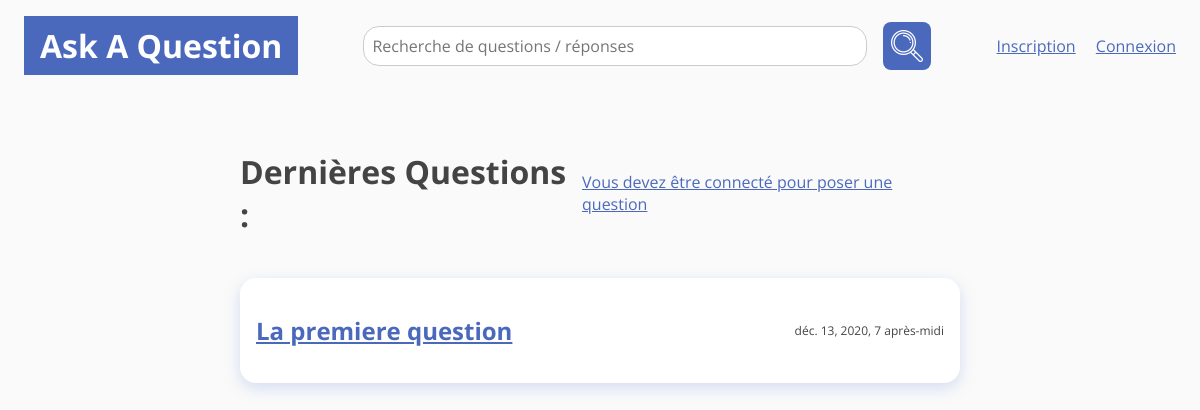
The page / on the database its author committed.
### aaq/models.py (models this page shows, shortened)
class Question(models.Model):
    user = models.ForeignKey(User, on_delete=models.CASCADE)
    title = models.CharField(max_length=100, null=False, blank=False)
    content = models.TextField(null=False, blank=False)
    tags = models.CharField(max_length=100, null=True)
    created_at = models.DateTimeField(default=timezone.now)

### aaq/views.py (the view)
# urls.py: path('', IndexView.as_view())
class IndexView(ListView):
    model = Question
    template_name = 'aaq/index.html'

### templates/aaq/index.html
{% extends 'base.html' %}
{% block content %}
    <section class="flex-row space-between align-center">
        {% if object_list %}
            <h1>Dernières Questions :</h1>
        {% else %}
            <h1>Wow c'est vide ici ! <br> Personne n'a posé de question :(</h1>
        {% endif %}
        {% if user.is_authenticated %}
            <a href="/create" class="button">Poser une question</a>
        {% else %}
            <a href="/login">Vous devez être connecté pour poser une question</a>
        {% endif %}
    </section>
    {% if object_list %}
        <section class="flex-column reverse">
            {% for question in object_list %}
                <section class="card question-resume">
                    <a href="/question/{{ question.id }}"><h2>{{ question.title }}</h2></a>
                    <span>{{ question.created_at }}</span>
                </section>
            {% endfor %}
        </section>
    {% endif %}
{% endblock %}

### aaq/static/css/style.css (style rules this page uses)
:root { font-size: 16px; }
html, body { scroll-behavior: smooth; width: 100%; min-height: 100vh; background-color: #FAFAFA; color: #444; margin: 0; padding: 0; font-family: "Open Sans", sans-serif; }
h1 { font-size: 2rem; }
h2 { font-size: 1.5rem; }
.flex-row, .question-resume, .topbar-searchbar, .topbar { display: flex; flex-direction: row; }
.flex-column, body, .fullscreen { display: flex; flex-direction: column; }
.flex-column .reverse, body .reverse, .fullscreen .reverse { flex-direction: column-reverse; }
.align-center, .question-resume, .topbar, .fullscreen { align-items: center; }
.space-between, .question-resume, .topbar { justify-content: space-between; }
.card, .fullscreen main { background-color: white; border-radius: 1rem; box-shadow: 0px 5px 15px rgba(125, 153, 227, 0.3); padding: 1rem; margin: 1rem 0; }
.question-resume { font-size: 0.75rem; }
a, a:visited, .primary { color: #4A69BD; }

### rows shown on the page
Question: title "La premiere question", created_at "déc. 13, 2020, 7 après-midi"
